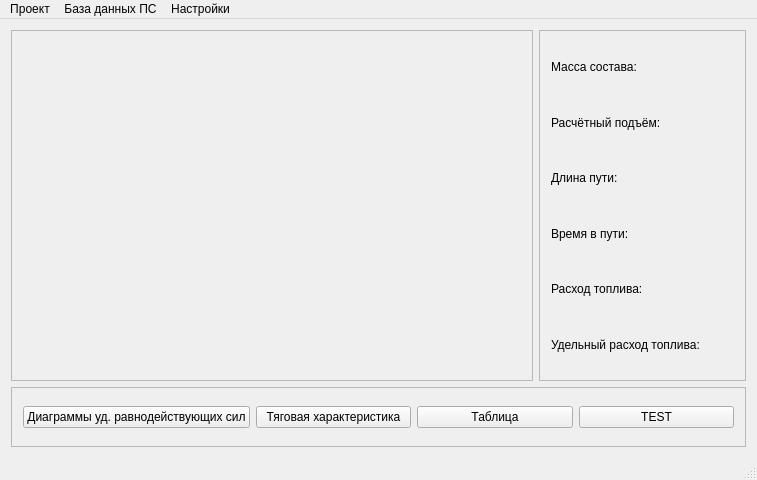
<?xml version="1.0" encoding="UTF-8"?>
<ui version="4.0">
 <class>MainWindow</class>
 <widget class="QMainWindow" name="MainWindow">
  <property name="geometry">
   <rect>
    <x>0</x>
    <y>0</y>
    <width>757</width>
    <height>480</height>
   </rect>
  </property>
  <property name="minimumSize">
   <size>
    <width>640</width>
    <height>480</height>
   </size>
  </property>
  <property name="windowTitle">
   <string>Diploma</string>
  </property>
  <widget class="QWidget" name="centralWidget">
   <property name="sizePolicy">
    <sizepolicy hsizetype="MinimumExpanding" vsizetype="MinimumExpanding">
     <horstretch>0</horstretch>
     <verstretch>0</verstretch>
    </sizepolicy>
   </property>
   <layout class="QGridLayout" name="gridLayout_3">
    <item row="0" column="0">
     <widget class="QScrollArea" name="scrollArea">
      <property name="widgetResizable">
       <bool>true</bool>
      </property>
      <widget class="QWidget" name="scrollAreaWidgetContents">
       <property name="geometry">
        <rect>
         <x>0</x>
         <y>0</y>
         <width>529</width>
         <height>351</height>
        </rect>
       </property>
       <layout class="QGridLayout" name="gridLayout">
        <item row="0" column="0">
         <widget class="QCustomPlot" name="mainGraph" native="true"/>
        </item>
       </layout>
      </widget>
     </widget>
    </item>
    <item row="0" column="1">
     <widget class="QFrame" name="frame">
      <property name="frameShape">
       <enum>QFrame::StyledPanel</enum>
      </property>
      <property name="frameShadow">
       <enum>QFrame::Raised</enum>
      </property>
      <layout class="QGridLayout" name="gridLayout_2">
       <item row="0" column="0">
        <layout class="QHBoxLayout" name="massHorizontalLayout">
         <item>
          <widget class="QLabel" name="massLabel">
           <property name="text">
            <string>Масса состава: </string>
           </property>
          </widget>
         </item>
         <item>
          <widget class="QLabel" name="massResultLabel">
           <property name="text">
            <string>                    </string>
           </property>
          </widget>
         </item>
        </layout>
       </item>
       <item row="1" column="0">
        <layout class="QHBoxLayout" name="calcSlopeHorizontalLayout">
         <item>
          <widget class="QLabel" name="calcSlopeLabel">
           <property name="text">
            <string>Расчётный подъём: </string>
           </property>
          </widget>
         </item>
         <item>
          <widget class="QLabel" name="calcSlopeResultLabel">
           <property name="text">
            <string>                   </string>
           </property>
          </widget>
         </item>
        </layout>
       </item>
       <item row="2" column="0">
        <layout class="QHBoxLayout" name="distanceHorizontalLayout">
         <item>
          <widget class="QLabel" name="distanceLabel">
           <property name="text">
            <string>Длина пути: </string>
           </property>
          </widget>
         </item>
         <item>
          <widget class="QLabel" name="distanceResultLabel">
           <property name="text">
            <string/>
           </property>
          </widget>
         </item>
        </layout>
       </item>
       <item row="3" column="0">
        <layout class="QHBoxLayout" name="timeHorizontalLayout">
         <item>
          <widget class="QLabel" name="timeLabel">
           <property name="text">
            <string>Время в пути: </string>
           </property>
          </widget>
         </item>
         <item>
          <widget class="QLabel" name="timeResultabel">
           <property name="text">
            <string/>
           </property>
          </widget>
         </item>
        </layout>
       </item>
       <item row="4" column="0">
        <layout class="QHBoxLayout" name="fuelHorizontalLayout">
         <item>
          <widget class="QLabel" name="fuelResultLabel">
           <property name="text">
            <string>Расход топлива: </string>
           </property>
          </widget>
         </item>
         <item>
          <widget class="QLabel" name="fuelLabel">
           <property name="text">
            <string/>
           </property>
          </widget>
         </item>
        </layout>
       </item>
       <item row="5" column="0">
        <layout class="QHBoxLayout" name="unitFuelHorizontalLayout">
         <item>
          <widget class="QLabel" name="unitFuelLabel">
           <property name="text">
            <string>Удельный расход топлива: </string>
           </property>
          </widget>
         </item>
         <item>
          <widget class="QLabel" name="unitFuelResultlabel">
           <property name="text">
            <string/>
           </property>
          </widget>
         </item>
        </layout>
       </item>
      </layout>
     </widget>
    </item>
    <item row="1" column="0" colspan="2">
     <widget class="QFrame" name="buttonFrame">
      <property name="minimumSize">
       <size>
        <width>0</width>
        <height>60</height>
       </size>
      </property>
      <property name="maximumSize">
       <size>
        <width>16777215</width>
        <height>60</height>
       </size>
      </property>
      <property name="frameShape">
       <enum>QFrame::StyledPanel</enum>
      </property>
      <property name="frameShadow">
       <enum>QFrame::Raised</enum>
      </property>
      <layout class="QHBoxLayout" name="horizontalLayout">
       <item>
        <widget class="QPushButton" name="pushButtonShowDiag">
         <property name="text">
          <string>Диаграммы уд. равнодействующих сил</string>
         </property>
        </widget>
       </item>
       <item>
        <widget class="QPushButton" name="pushButtonTraction">
         <property name="text">
          <string>Тяговая характеристика</string>
         </property>
        </widget>
       </item>
       <item>
        <widget class="QPushButton" name="pushButtonTable">
         <property name="text">
          <string>Таблица</string>
         </property>
        </widget>
       </item>
       <item>
        <widget class="QPushButton" name="pushButtonTest">
         <property name="text">
          <string>TEST</string>
         </property>
        </widget>
       </item>
      </layout>
     </widget>
    </item>
   </layout>
  </widget>
  <widget class="QMenuBar" name="menuBar">
   <property name="enabled">
    <bool>true</bool>
   </property>
   <property name="geometry">
    <rect>
     <x>0</x>
     <y>0</y>
     <width>757</width>
     <height>21</height>
    </rect>
   </property>
   <widget class="QMenu" name="menuFile">
    <property name="title">
     <string>Проект</string>
    </property>
    <addaction name="action_new"/>
    <addaction name="separator"/>
    <addaction name="action_close"/>
   </widget>
   <widget class="QMenu" name="menu_db">
    <property name="title">
     <string>База данных ПС</string>
    </property>
    <addaction name="action_loco"/>
    <addaction name="action_railcars"/>
   </widget>
   <widget class="QMenu" name="menu">
    <property name="title">
     <string>Настройки</string>
    </property>
   </widget>
   <addaction name="menuFile"/>
   <addaction name="menu_db"/>
   <addaction name="menu"/>
  </widget>
  <widget class="QStatusBar" name="statusBar"/>
  <action name="action_new">
   <property name="text">
    <string>Ввести данные</string>
   </property>
   <property name="shortcut">
    <string>Ctrl+N</string>
   </property>
   <property name="shortcutVisibleInContextMenu">
    <bool>false</bool>
   </property>
  </action>
  <action name="action_close">
   <property name="text">
    <string>Выйти</string>
   </property>
   <property name="shortcut">
    <string>Ctrl+Q</string>
   </property>
  </action>
  <action name="action_loco">
   <property name="icon">
    <iconset resource="resources.qrc">
     <normaloff>:/resources/img/008-locomotive.svg</normaloff>:/resources/img/008-locomotive.svg</iconset>
   </property>
   <property name="text">
    <string>Локомотивы</string>
   </property>
  </action>
  <action name="action_railcars">
   <property name="icon">
    <iconset resource="resources.qrc">
     <normaloff>:/resources/img/026-gas-truck.svg</normaloff>:/resources/img/026-gas-truck.svg</iconset>
   </property>
   <property name="text">
    <string>Вагоны</string>
   </property>
  </action>
 </widget>
 <layoutdefault spacing="6" margin="11"/>
 <customwidgets>
  <customwidget>
   <class>QCustomPlot</class>
   <extends>QWidget</extends>
   <header>qcustomplot.h</header>
   <container>1</container>
  </customwidget>
 </customwidgets>
 <resources>
  <include location="resources.qrc"/>
 </resources>
 <connections/>
</ui>
